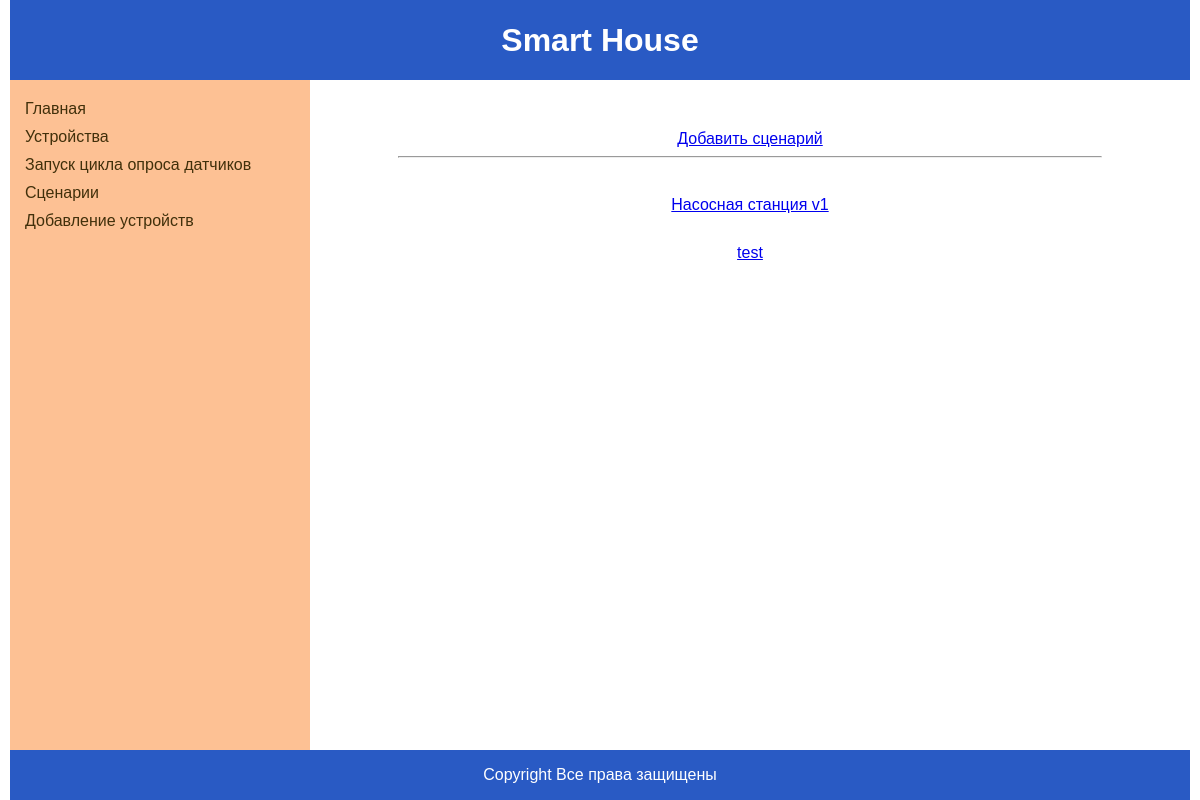
/scenarios/, run on an earlier commit of the app's database.
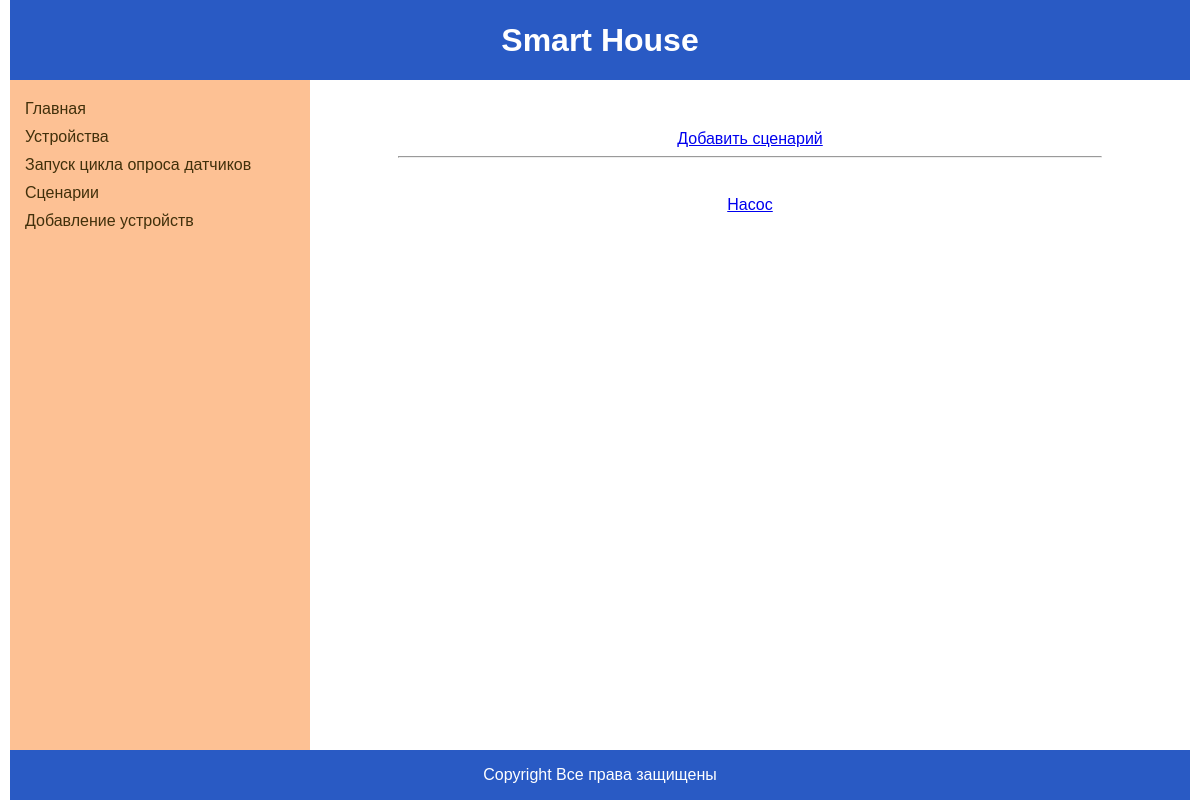
And on a later commit of the database.
### smart_house/models.py (models this page shows, shortened)
class Scenario(models.Model):
    class Meta:
        db_table = 'scenarios'
    name = models.CharField(
        db_column='name',
        max_length=50,
        unique=True,
        help_text="Введите название сценария",
        verbose_name="Название сценария"
    )
    scenario_type = models.ForeignKey(
        to='ScenarioType',
        db_column='scenario_type_id',
        on_delete=models.CASCADE,
        help_text="Укажите вид сценаярия",
        verbose_name="Вид сценария",
        null=True,
    )
    devices = models.ManyToManyField(to='Device')

### smart_house/views.py (the view)
# urls.py: path('scenarios/', views.ScenarioListView.as_view(), name='scenarios'),
class ScenarioListView(ListView):
    model = Scenario
    template_name = 'smart_house/scenarios.html'
    context_object_name = 'scenarios'

### templates/smart_house/scenarios.html
{% extends "smart_house/base.html" %}
{% block content %}
  <div class="scena-container">
    <div>
        <a href="{% url 'water_pump_scenarios_new' %}">Добавить сценарий</a>
        <hr>
    </div>
    {% if scenarios %}
      {% for scenario in scenarios %}
        <div>
          <a href="{{ scenario.id }}">{{ scenario.name }}</a>
        </div>
      {% endfor %}
    {% endif %}
  </div>
{% endblock content %}

What changed in the data, as far as the page shows it:
removed Scenario: name "Насосная станция v1"
removed Scenario: name "test"
added Scenario: name "Насос"
